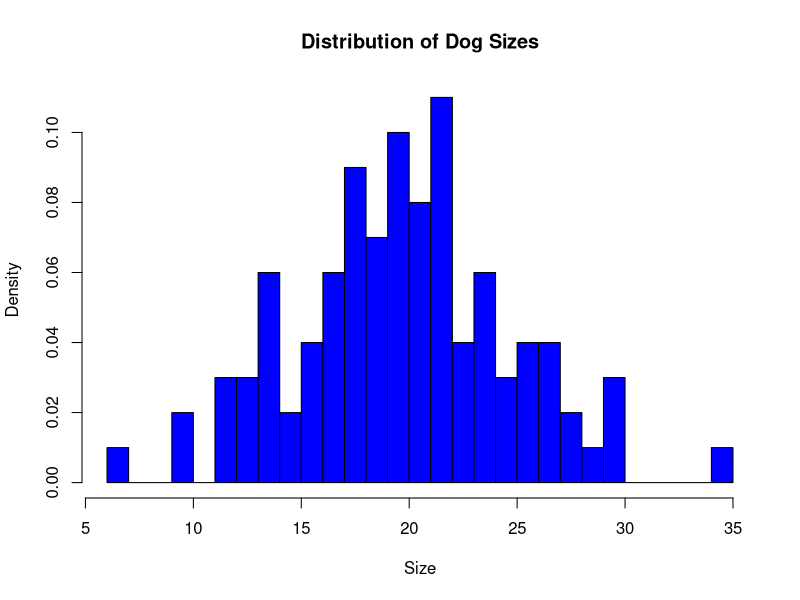
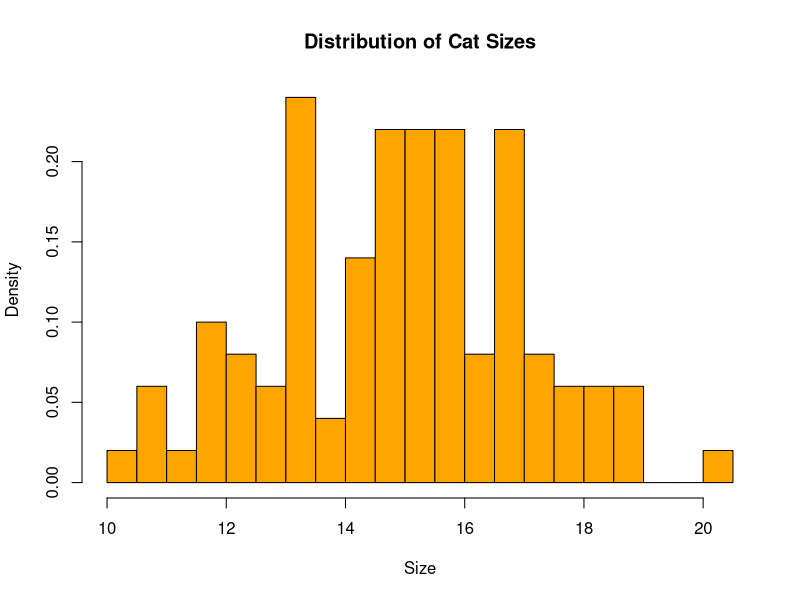
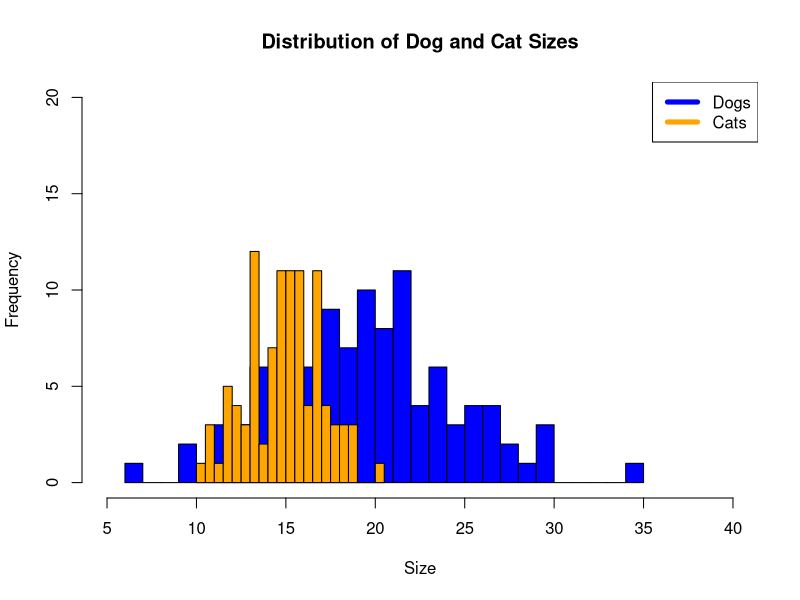

Write R code to recreate these figures, in order.
## ---- chunk 1
knitr::opts_chunk$set(echo = TRUE)
knitr::opts_chunk$set(warning = FALSE, message = FALSE) 
## ---- chunk 2
# Installing and loading libraries 
library(tidyverse)
library(dplyr)
library(ggplot2)
## ---- chunk 3
#nothing is ever truly random when "randomly" generated on a computer - always pseudo random
#set.seed(124) #can be used to get the same "random" sample consistently 
dog_mu = 20
dog_sigma = 5
dog_sample = rnorm(100,dog_mu,dog_sigma)
cat_mu = 15
cat_sigma = 2
cat_sample = rnorm(100,cat_mu,cat_sigma)

#random R tip #1: to view any variable, highlight it and Cmd+enter/Ctrl+enter 

#summarizing our data  
dog_mean <- mean(dog_sample)
dog_sd <- sd(dog_sample)

cat_mean <- mean(cat_sample)
cat_sd <- sd(cat_sample)
## ---- chunk 4
#visualizing data 
hist_dog <- hist(dog_sample,
main="Distribution of Dog Sizes",
xlab="Size",
col="blue",
alpha = 0.6, 
freq=FALSE,
breaks = 20
)
hist_cat <- hist(cat_sample,
main="Distribution of Cat Sizes",
xlab="Size",
col="orange",
alpha = 0.4, 
freq=FALSE,
breaks = 20
)

#in the same plot 
plot(hist_dog, xlim = c(5, 40), ylim = c(0,20), col = "blue", main = "Distribution of Dog and Cat Sizes", xlab = "Size") + plot(hist_cat, add = TRUE, col = "orange")
legend("topright", c("Dogs", "Cats"), col=c("blue", "Orange"), lwd=5)

#try other ways to visualize the data here 

## ---- chunk 5
#The Independent two sample t-test 
t.test(dog_sample,cat_sample,var.equal = TRUE)

#The Welch's t-test
t.test(dog_sample,cat_sample,var.equal = FALSE)
## ---- chunk 6
# Run the Shapiro-Wilk test for normality here 
## ---- chunk 7

## ---- chunk 8
#t-test
